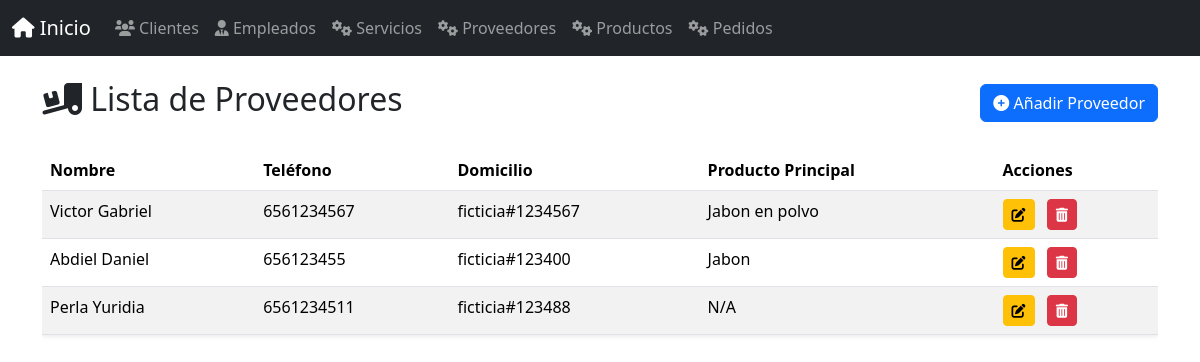
Screenshot of /proveedores/ with the database file from the repository.
### app_lavanderia/models.py (models this page shows, shortened)
class Proveedor(models.Model):
    id_prove = models.AutoField(primary_key=True)
    nombre = models.CharField(max_length=100)
    telefono = models.CharField(max_length=20, blank=True, null=True)
    domicilio = models.CharField(max_length=200, blank=True, null=True)
    producto_principal = models.ForeignKey('Producto', on_delete=models.SET_NULL, null=True, blank=True, related_name='proveedores_principales')
    class Meta:
        verbose_name = "Proveedor"
        verbose_name_plural = "Proveedores"

class Producto(models.Model):
    id_prd = models.AutoField(primary_key=True)
    nombre = models.CharField(max_length=100)
    unidad_medida = models.CharField(max_length=50)
    fecha_vencimiento = models.DateField(blank=True, null=True)
    precio = models.DecimalField(max_digits=10, decimal_places=2)
    fecha_llegada = models.DateField(auto_now_add=True)
    proveedor = models.ForeignKey(Proveedor, on_delete=models.SET_NULL, null=True, blank=True,
                                  related_name='productos_suministrados')
    class Meta:
        verbose_name = "Producto"
        verbose_name_plural = "Productos"

### app_lavanderia/views.py (the view)
# urls.py: path('proveedores/', views.ver_proveedores, name='ver_proveedores'),
def ver_proveedores(request):
    proveedores = Proveedor.objects.all()
    return render(request, 'proveedor/ver_proveedores.html', {'proveedores': proveedores})

### app_lavanderia/templates/proveedor/ver_proveedores.html (shortened to what this page needs)
{% extends 'base.html' %}
{% block content %}
<div class="d-flex justify-content-between align-items-center mb-4">
    <h2><i class="fas fa-truck-loading"></i> Lista de Proveedores</h2>
    <a href="{% url 'agregar_proveedor' %}" class="btn btn-primary">
        <i class="fas fa-plus-circle"></i> Añadir Proveedor
    </a>
</div>
{% if proveedores %}
<div class="table-responsive">
    <table class="table table-striped table-hover shadow-sm">
        <thead class="bg-dark text-white">
            <tr>
                <th>Nombre</th>
                <th>Teléfono</th>
                <th>Domicilio</th>
                <th>Producto Principal</th>
                <th>Acciones</th>
            </tr>
        </thead>
        <tbody>
            {% for proveedor in proveedores %}
            <tr>
                <td>{{ proveedor.nombre }}</td>
                <td>{{ proveedor.telefono }}</td>
                <td>{{ proveedor.domicilio }}</td>
                <td>{{ proveedor.producto_principal.nombre|default:"N/A" }}</td>
                <td>
                    <a href="{% url 'actualizar_proveedor' proveedor.pk %}" class="btn btn-warning btn-sm me-2" title="Actualizar">
                        <i class="fas fa-edit"></i>
                    </a>
                    <a href="{% url 'borrar_proveedor' proveedor.pk %}" class="btn btn-danger btn-sm" title="Borrar">
                        <i class="fas fa-trash-alt"></i>
                    </a>
                </td>
            </tr>
            {% endfor %}
        </tbody>
    </table>
</div>
{% endif %}
{% endblock %}

### rows the page displays
Proveedor: nombre "Victor Gabriel", telefono "6561234567", domicilio "ficticia#1234567", producto_principal.nombre "Jabon en polvo"
Proveedor: nombre "Abdiel Daniel", telefono "656123455", domicilio "ficticia#123400", producto_principal.nombre "Jabon"
Proveedor: nombre "Perla Yuridia", telefono "6561234511", domicilio "ficticia#123488", producto_principal.nombre "N/A"
